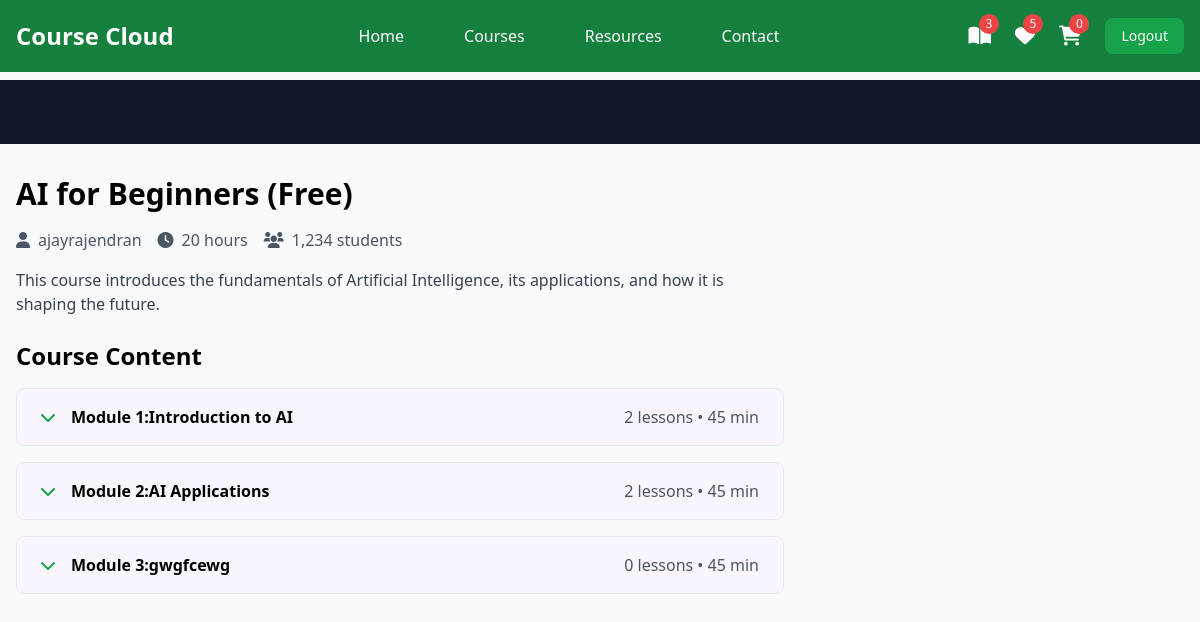
Page /student/courses/5/watch (signed in) on the committed database.
### instructor/models.py (models this page shows, shortened)
class User(AbstractUser):
    ROLE_CHOICES =(
        ("instructor","Instructor"),
        ("student","Student")
    )
    role=models.CharField(max_length=20,choices=ROLE_CHOICES,default="student")

class Course(models.Model):
    title=models.CharField(max_length=200)
    description=models.TextField()
    price=models.DecimalField(decimal_places=2,max_digits=7)
    owner=models.ForeignKey(User,on_delete=models.SET_NULL,related_name="courses",null=True)
    is_free=models.BooleanField(default=False)
    picture=models.ImageField(upload_to="courseimages",null=True,blank=True,default="courseimages/default.png")
    thumbnail=EmbedVideoField()
    category_objects=models.ManyToManyField(Category)
    created_at=models.DateTimeField(auto_now_add=True)
    updated_at=models.DateTimeField(auto_now=True)

class Module(models.Model):
    title=models.CharField(max_length=200)
    course_object=models.ForeignKey(Course,on_delete=models.CASCADE,related_name="modules")
    order=models.PositiveIntegerField()

### student/views.py (the view)
# urls.py: path("courses/<int:pk>/watch",views.LessonDetailView.as_view(),name="lesson-detail"),
@method_decorator(signin_required,name="dispatch")
class LessonDetailView(View):
    def get(self,request,*args,**kwargs):
        course_id=kwargs.get("pk")
        course_instance=Course.objects.get(id=course_id)
        purachased_course=request.user.purchase.filter(is_paid=True).values_list("course_objects",flat=True)
        if course_instance.id not in purachased_course:
            return redirect ("index")
        module_id=request.GET.get("module") if "module" in request.GET else course_instance.modules.first().id
        module_instance=Module.objects.get(id=module_id,course_object=course_instance)
        lesson_id=request.GET.get("lesson") if "lesson" in request.GET else module_instance.lessons.first().id
        lesson_instance=Lesson.objects.get(id=lesson_id,module_object=module_instance)
        return render(request,"lesson_detail.html",{"course":course_instance,"lesson":lesson_instance})

### student/context_processors.py (called while the page is built)
def course_context(request):
    count=0
    if request.user.is_authenticated:
        orders=request.user.purchase.filter(is_paid=True)
        count=len([c for o in orders for c in o.course_objects.all()])
    return{"count":count}

### student/templates/lesson_detail.html (shortened to what this page needs)
{%extends 'base.html'%}
{% load embed_video_tags %}
{%block main_block%}
        <div class="bg-gray-900 w-full">
            <div class="max-w-screen-xl mx-auto px-4 py-8">
            </div>
        </div>
        <div class="max-w-screen-xl mx-auto px-4 py-8 grid grid-cols-1 lg:grid-cols-3 gap-8">
            <div class="lg:col-span-2">
                <h1 class="text-3xl font-bold mb-4">{{course.title}}</h1>
                <div class="flex items-center mb-4 text-gray-600">
                    <span class="mr-4"><i class="fas fa-user mr-2"></i>{{course.owner}}</span>
                    <span class="mr-4"><i class="fas fa-clock mr-2"></i>20 hours</span>
                    <span><i class="fas fa-users mr-2"></i>1,234 students</span>
                </div>
                <p class="text-gray-700 mb-6">{{course.description}}</p>
                <div class="space-y-4">
                    <h2 class="text-2xl font-bold mb-4">Course Content</h2>
                    {%for module in course.modules.all%}
                    <div class="border rounded-lg overflow-hidden">
                        <button class="w-full px-6 py-4 bg-purple-50 hover:bg-green-100 flex items-center justify-between" onclick="toggleModule('module{{forloop.counter}}')">
                            <div class="flex items-center">
                                <i class="fas fa-chevron-down mr-4 text-green-600"></i>
                                <span class="font-semibold">Module {{forloop.counter}}:{{module.title}}</span>
                            </div>
                            <span class="text-gray-600">{{module.lessons.all.count}} lessons • 45 min</span>
                        </button>
                    </div>
                    {%endfor%}
                </div>
            </div>
        </div>
    </div>
{%endblock%}

### student/templates/base.html (shortened to what this page needs)
<!DOCTYPE html>
<html lang="en">
<head>
    <script src="https://cdn.tailwindcss.com"></script>
    <link href="https://cdnjs.cloudflare.com/ajax/libs/font-awesome/6.0.0/css/all.min.css" rel="stylesheet">
</head>
<body class="bg-gray-50">
    <nav class="bg-green-700 fixed w-full z-20 top-0 left-0">
        <div class="max-w-screen-xl flex flex-wrap items-center justify-between mx-auto p-4">
            <a href="#" class="flex items-center">
                <span class="self-center text-2xl font-semibold text-white">Course Cloud</span>
            </a>
            <div class="items-center justify-between hidden w-full md:flex md:w-auto md:order-1">
                <ul class="flex flex-col p-4 md:p-0 mt-4 font-medium md:flex-row md:space-x-8 md:mt-0">
                    <li><a href="{%url 'index'%}" class="block py-2 pl-3 pr-4 text-white hover:text-purple-200">Home</a></li>
                    <li><a href="{%url 'mycorses'%}" class="block py-2 pl-3 pr-4 text-white hover:text-purple-200">Courses</a></li>
                    <li><a href="#" class="block py-2 pl-3 pr-4 text-white hover:text-purple-200">Resources</a></li>
                    <li><a href="#" class="block py-2 pl-3 pr-4 text-white hover:text-purple-200">Contact</a></li>
                </ul>
            </div>
            <div class="flex items-center space-x-6 md:order-2">
                <div class="relative group">
                    <a href="{%url 'mycorses'%}" class="text-white hover:text-green-200">
                        <i class="fas fa-book-open text-xl"></i>
                        <span class="absolute -top-2 -right-2 bg-red-500 text-white text-xs rounded-full h-5 w-5 flex items-center justify-center">{{count}}</span>
                    </a>
                </div>
                <div class="relative group">
                    <a href="#" class="text-white hover:text-green-200">
                        <i class="fas fa-heart text-xl"></i>
                        <span class="absolute -top-2 -right-2 bg-red-500 text-white text-xs rounded-full h-5 w-5 flex items-center justify-center">5</span>
                    </a>
                </div>
                <div class="relative group">
                    <a href="{%url 'cart-summery'%}" class="text-white hover:text-green-200">
                        <i class="fas fa-shopping-cart text-xl"></i>
                        <span class="absolute -top-2 -right-2 bg-red-500 text-white text-xs rounded-full h-5 w-5 flex items-center justify-center">{{request.user.basket.all.count}}</span>
                    </a>
                </div>
                <a href="{%url 'signout'%}">
                    <button class="text-white bg-green-600 hover:bg-red-800 focus:ring-4 focus:outline-none focus:ring-red-300 font-medium rounded-lg text-sm px-4 py-2 text-center">Logout</button>
                </a>
            </div>
        </div>
    </nav>
  <div class="mt-20">
    {%block main_block%}
    {%endblock%}
</body>
</html>

### rows in the picture
User: user.basket.all.count "0"
Course: title "AI for Beginners (Free)", owner "ajayrajendran", description "This course introduces the fundamentals of Artificial Intelligence, its applications, and how it is shaping the future."
Module: title "Introduction to AI", lessons.all.count "2"
Module: title "AI Applications", lessons.all.count "2"
Module: title "gwgfcewg", lessons.all.count "0"

### other values in the picture
{{ count }} "3"
